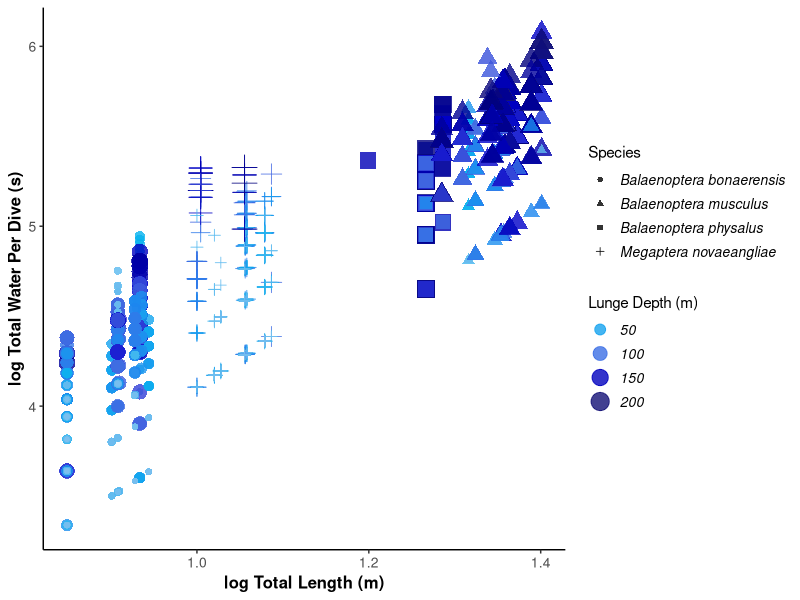
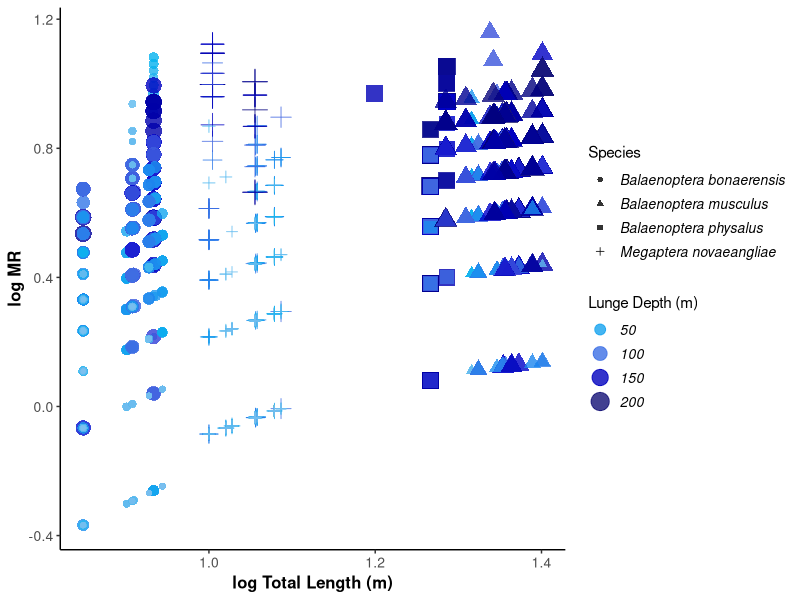

Reproduce these figures in R, in order. (Note: this script raises an error after producing the figures.)
## Figure 5 ########33

# load packages and data ----

library(tidyverse)

LungesPerDive_water <- read.csv("Figure 5 filtration paper data.csv") %>%
  filter(TL > 6) %>% 
  filter(Lunge_Count>0) %>% 
  mutate(SpeciesCode = substr(ID, 2, 3),
         ID = str_remove_all(ID, "[']"),
         SciName = case_when(
           SpeciesCode == "bw" ~ "Balaenoptera musculus",
           SpeciesCode == "bp" ~ "Balaenoptera physalus",
           SpeciesCode == "mn" ~ "Megaptera novaeangliae",
           SpeciesCode == "bb" ~ "Balaenoptera bonaerensis"))    
#raw data 
  
# data tidying ----  

LungesPerDive_water_summary <- LungesPerDive_water %>% ## add species
  mutate(SpeciesCode = substr(ID, 1, 2),
         ID = str_remove_all(ID, "[']"),
         SciName = case_when(
           SpeciesCode == "bw" ~ "Balaenoptera musculus",
           SpeciesCode == "bp" ~ "Balaenoptera physalus",
           SpeciesCode == "mn" ~ "Megaptera novaeangliae",
           SpeciesCode == "bb" ~ "Balaenoptera bonaerensis")) %>% 
  group_by(ID) %>% 
  summarise(MR_mean = mean(MR),
            MW_mean = mean(MW))


# plotting ----

#total water per dive (classed by depth) by total length raw data style, not mass specific 

TotalWaterByTL <- ggplot() +
  geom_point(data = LungesPerDive_water, aes (y = log10(Total.Water.Per.Dive..kg.), x = log10(TL), shape=SciName, color = Mean_Depth, size = Mean_Depth), alpha = 0.8)+  
  scale_color_gradientn(colours = c("skyblue2",
                                    "deepskyblue2",
                                    "dodgerblue2", "royalblue",
                                    "mediumblue", "navy", "midnightblue")) +
  labs(x = "log Total Length (m)",
       y = "log Total Water Per Dive (s)") +
  theme_classic() +
  theme(axis.text=element_text(size=10),
        axis.title=element_text(size=12,face="bold")) + 
  guides(color=guide_legend("Lunge Depth (m)")) +
  guides(size=guide_legend("Lunge Depth (m)")) +
  guides(shape=guide_legend("Species")) +
  theme(legend.text = element_text(size=10, 
                                   face="italic"))

TotalWaterByTL

### total water per dive, made mass specific by TL, raw data style
TotalWater_MassSpecific <- ggplot() +
  geom_point(data = LungesPerDive_water, aes (y = log10(MR), x = log10(TL), shape=SciName, color = Mean_Depth, size = Mean_Depth), alpha = 0.8)+  
  scale_color_gradientn(colours = c("skyblue2",
                                    "deepskyblue2",
                                    "dodgerblue2", "royalblue",
                                    "mediumblue", "navy", "midnightblue")) +
  labs(x = "log Total Length (m)",
       y = "log MR") +
  theme_classic() +
  theme(axis.text=element_text(size=10),
        axis.title=element_text(size=12,face="bold")) + 
  guides(color=guide_legend("Lunge Depth (m)")) +
  guides(size=guide_legend("Lunge Depth (m)")) +
  guides(shape=guide_legend("Species")) +
  theme(legend.text = element_text(size=10, 
                                   face="italic"))

TotalWater_MassSpecific


## this graph is how many more times than body size is the water swallowed on average per lunge
MR <- ggplot() +
  geom_point(data = LungesPerDive_MR_summary, aes(x = fct_reorder(ID, MR_mean), y = MR_mean, color = ))+
  theme(axis.text.x = element_text(angle = 90))
MR



